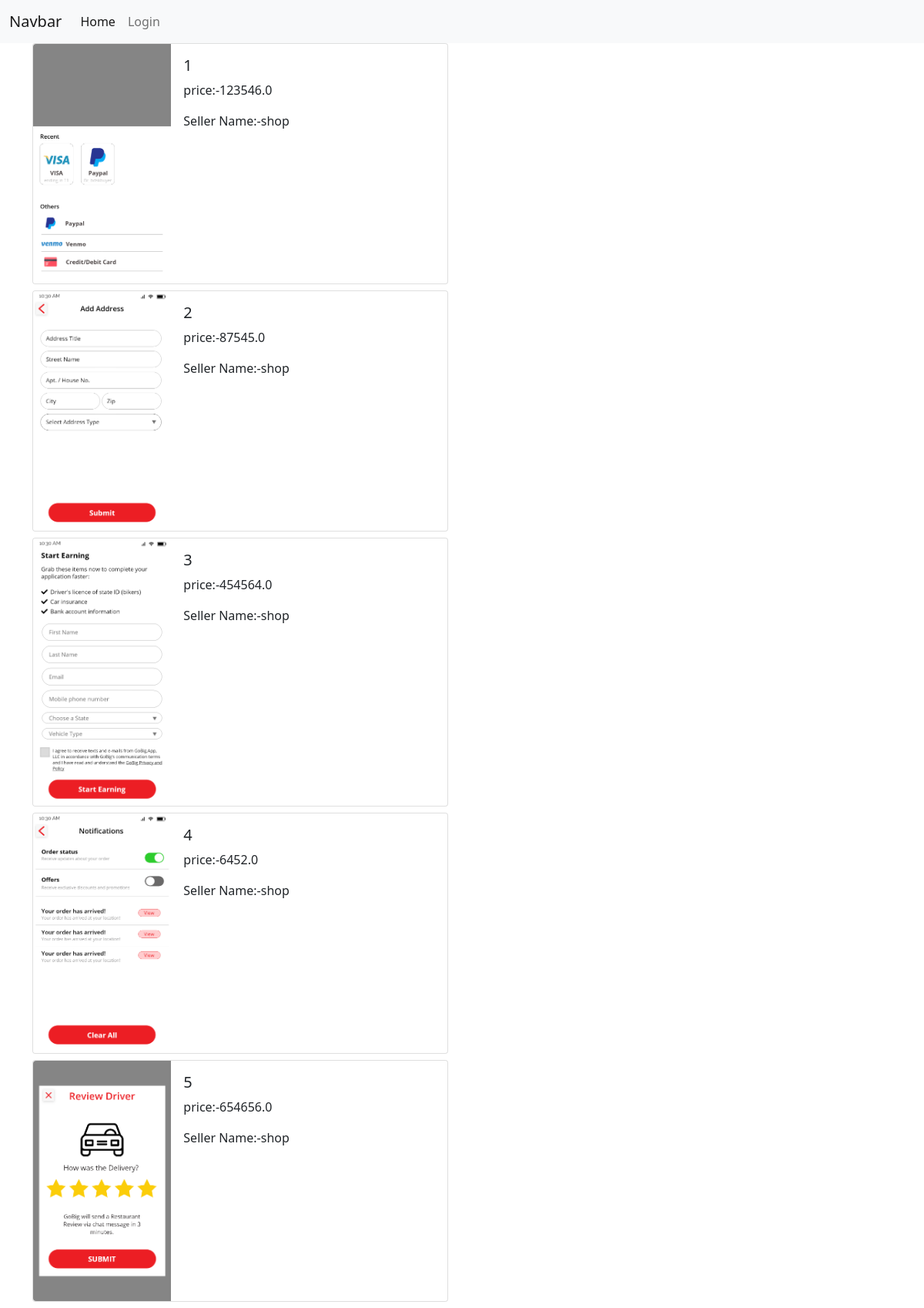
The page / on the database its author committed.
### product/models.py (models this page shows, shortened)
class Product(models.Model):
    title = models.CharField(max_length=100)
    price = models.FloatField()
    discount_price = models.FloatField(blank=True, null=True)
    description = models.TextField()
    image = models.ImageField(upload_to='products')
    seller = models.CharField(max_length=100)

### product/views.py (the view)
# urls.py: path('', views.Product_list.as_view(), name='home'),
class Product_list(ListView):
    model = Product
    template_name = 'home.html'
    context_object_name = 'products'

### templates/home.html (shortened to what this page needs)
{% extends "base.html" %}
{% block content %}
    {% for product in products %}
    <div class="container">
        <div class="card mb-2" style="max-width: 540px;">
            <div class="row g-0">
                <div class="col-md-4">
                    {% if user.is_seller %}
                        <img src="{{product.image.url}}" class="img-fluid rounded-start" alt="...">
                    {% else %}
                        <a href="{% url 'detail' product.id %}"><img src="{{product.image.url}}" class="img-fluid rounded-start" alt="..."></a>
                    {% endif %}
                </div>
                <div class="col-md-8">
                    <div class="card-body">
                        <h5 class="card-title">{{product.title}}</h5>
                        <p class="card-text">price:-{{product.price}}</p>
                        <p class="card-text">Seller Name:-{{product.seller}}</p>
                    </div>
                </div>
            </div>
        </div>
    </div>
    {% endfor %}
{% endblock content %}

### rows shown on the page
Product: image (picture), title "1", price "123546.0", seller "shop"
Product: image (picture), title "2", price "87545.0", seller "shop"
Product: image (picture), title "3", price "454564.0", seller "shop"
Product: image (picture), title "4", price "6452.0", seller "shop"
Product: image (picture), title "5", price "654656.0", seller "shop"
